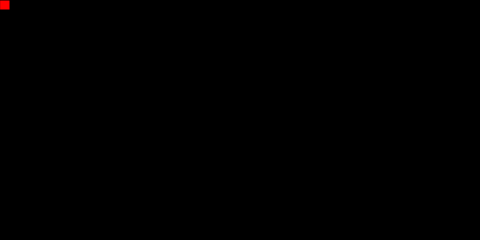
Frame 1 (no input)
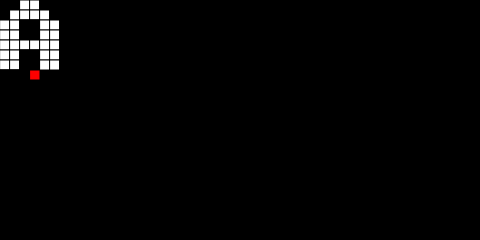
Frame 60 (no input)
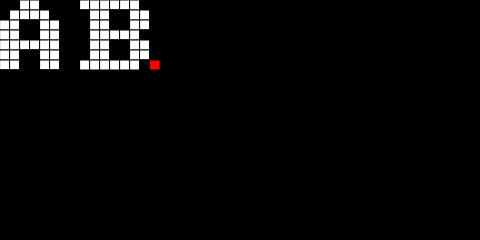
Frame 120 (the mouse pressed at the canvas centre since frame 60)

The p5.js sketch that drew these frames (run headless with seeded random() and noise() and a simulated clock; from frame 60 on, the mouse is pressed at the canvas centre):

// p5.js sketch
// ── sketch.js
//
// const a_string = '!"#$%&\'()*+,-./0123456789:;<=>?@ABCDEFGHIJKLMNOPQRSTUVWXYZ[\\]^_`abcdefghijklmnopqrstuvwxyz{|}~';
const a_string = 'ABCDEFGHIJKLMNOPQRSTUVWXYZ[\\]^_`abcdefghijklmnopqrstuvwxyz{|}~';
// const a_string = 'BLACK LIVES MATTER';
// const a_string = 'B ';

const n_chars = 6;
const n_lines = 3;

const page_pause_frames = 60;

let draw_func;

function setup() {
  createCanvas(80 * n_chars, 80 * n_lines);
  // frameRate(1);
  draw_char_start();
  begin_page();
  draw_func = draw_bit;
}

function draw() {
  draw_func();
}

function begin_page() {
  background(0);
}

const start_index = 0;
const end_index = a_string.length - 1;

const pix_len = 10;
const char_len = 8 * pix_len;
let string_index = start_index;

let x_pos = 0;
let y_pos = 0;

let a_char;
let a_bytes;
let bit_index;
let byte_index;
let a_x;
let a_y;
let a_byte;

let cursor_x;
let cursor_y;

function draw_char_start() {
  a_char = a_string[string_index];
  a_bytes = font8x8_dict[a_char];
  // print('x_pos', x_pos, 'y_pos', y_pos, 'a_char', a_char);
  if (!a_bytes) {
    draw_next_char();
    return;
  }
  a_x = x_pos;
  a_y = y_pos;
  byte_index = 0;
  bit_index = 0;
  a_byte = a_bytes[byte_index];
}

function draw_bit() {
  if (bit_index < 8) {
    if (cursor_x != undefined) {
      remove_cursor();
    }
    if (a_byte & (1 << bit_index)) {
      rect(a_x, a_y, pix_len, pix_len);
      // circle(a_x, a_y, pix_len);
    } else {
      draw_cursor();
    }
    bit_index += 1;
    a_x += pix_len;
  } else {
    bit_index = 0;
    byte_index += 1;
    a_x = x_pos;
    a_y += pix_len;
    if (byte_index < 8) {
      a_byte = a_bytes[byte_index];
    } else {
      draw_next_char();
    }
    draw_bit();
  }
}

function remove_cursor() {
  fill('black');
  rect(cursor_x, cursor_y, pix_len, pix_len);
  fill('white');
  cursor_x = undefined;
}

function draw_cursor() {
  fill('red');
  rect(a_x, a_y, pix_len, pix_len);
  fill('white');
  cursor_x = a_x;
  cursor_y = a_y;
}

function draw_next_char() {
  string_index += 1;
  if (string_index > end_index) {
    string_index = start_index;
  }
  x_pos += char_len;
  if (x_pos + char_len > width) {
    x_pos = 0;
    y_pos += char_len;
    if (y_pos + char_len > height) {
      y_pos = 0;
      page_pause_start();
    }
  }
  draw_char_start();
}

let page_pause_count;

function page_pause_start() {
  page_pause_count = page_pause_frames;
  draw_func = page_pause;
}

function page_pause() {
  page_pause_count -= 1;
  if (page_pause_count < 0) {
    draw_func = draw_bit;
    begin_page();
  }
}

const font8x8_dict = {
  0: [62, 99, 115, 123, 111, 103, 62, 0],
  1: [12, 14, 12, 12, 12, 12, 63, 0],
  2: [30, 51, 48, 28, 6, 51, 63, 0],
  3: [30, 51, 48, 28, 48, 51, 30, 0],
  4: [56, 60, 54, 51, 127, 48, 120, 0],
  5: [63, 3, 31, 48, 48, 51, 30, 0],
  6: [28, 6, 3, 31, 51, 51, 30, 0],
  7: [63, 51, 48, 24, 12, 12, 12, 0],
  8: [30, 51, 51, 30, 51, 51, 30, 0],
  9: [30, 51, 51, 62, 48, 24, 14, 0],
  '!': [24, 60, 60, 24, 24, 0, 24, 0],
  '"': [54, 54, 0, 0, 0, 0, 0, 0],
  '#': [54, 54, 127, 54, 127, 54, 54, 0],
  $: [12, 62, 3, 30, 48, 31, 12, 0],
  '%': [0, 99, 51, 24, 12, 102, 99, 0],
  '&': [28, 54, 28, 110, 59, 51, 110, 0],
  "'": [6, 6, 3, 0, 0, 0, 0, 0],
  '(': [24, 12, 6, 6, 6, 12, 24, 0],
  ')': [6, 12, 24, 24, 24, 12, 6, 0],
  '*': [0, 102, 60, 255, 60, 102, 0, 0],
  '+': [0, 12, 12, 63, 12, 12, 0, 0],
  ',': [0, 0, 0, 0, 0, 12, 12, 6],
  '-': [0, 0, 0, 63, 0, 0, 0, 0],
  '.': [0, 0, 0, 0, 0, 12, 12, 0],
  '/': [96, 48, 24, 12, 6, 3, 1, 0],
  ':': [0, 12, 12, 0, 0, 12, 12, 0],
  ';': [0, 12, 12, 0, 0, 12, 12, 6],
  '<': [24, 12, 6, 3, 6, 12, 24, 0],
  '=': [0, 0, 63, 0, 0, 63, 0, 0],
  '>': [6, 12, 24, 48, 24, 12, 6, 0],
  '?': [30, 51, 48, 24, 12, 0, 12, 0],
  '@': [62, 99, 123, 123, 123, 3, 30, 0],
  A: [12, 30, 51, 51, 63, 51, 51, 0],
  B: [63, 102, 102, 62, 102, 102, 63, 0],
  C: [60, 102, 3, 3, 3, 102, 60, 0],
  D: [31, 54, 102, 102, 102, 54, 31, 0],
  E: [127, 70, 22, 30, 22, 70, 127, 0],
  F: [127, 70, 22, 30, 22, 6, 15, 0],
  G: [60, 102, 3, 3, 115, 102, 124, 0],
  H: [51, 51, 51, 63, 51, 51, 51, 0],
  I: [30, 12, 12, 12, 12, 12, 30, 0],
  J: [120, 48, 48, 48, 51, 51, 30, 0],
  K: [103, 102, 54, 30, 54, 102, 103, 0],
  L: [15, 6, 6, 6, 70, 102, 127, 0],
  M: [99, 119, 127, 127, 107, 99, 99, 0],
  N: [99, 103, 111, 123, 115, 99, 99, 0],
  O: [28, 54, 99, 99, 99, 54, 28, 0],
  P: [63, 102, 102, 62, 6, 6, 15, 0],
  Q: [30, 51, 51, 51, 59, 30, 56, 0],
  R: [63, 102, 102, 62, 54, 102, 103, 0],
  S: [30, 51, 7, 14, 56, 51, 30, 0],
  T: [63, 45, 12, 12, 12, 12, 30, 0],
  U: [51, 51, 51, 51, 51, 51, 63, 0],
  V: [51, 51, 51, 51, 51, 30, 12, 0],
  W: [99, 99, 99, 107, 127, 119, 99, 0],
  X: [99, 99, 54, 28, 28, 54, 99, 0],
  Y: [51, 51, 51, 30, 12, 12, 30, 0],
  Z: [127, 99, 49, 24, 76, 102, 127, 0],
  '[': [30, 6, 6, 6, 6, 6, 30, 0],
  '\\': [3, 6, 12, 24, 48, 96, 64, 0],
  ']': [30, 24, 24, 24, 24, 24, 30, 0],
  '^': [8, 28, 54, 99, 0, 0, 0, 0],
  _: [0, 0, 0, 0, 0, 0, 0, 255],
  '`': [12, 12, 24, 0, 0, 0, 0, 0],
  a: [0, 0, 30, 48, 62, 51, 110, 0],
  b: [7, 6, 6, 62, 102, 102, 59, 0],
  c: [0, 0, 30, 51, 3, 51, 30, 0],
  d: [56, 48, 48, 62, 51, 51, 110, 0],
  e: [0, 0, 30, 51, 63, 3, 30, 0],
  f: [28, 54, 6, 15, 6, 6, 15, 0],
  g: [0, 0, 110, 51, 51, 62, 48, 31],
  h: [7, 6, 54, 110, 102, 102, 103, 0],
  i: [12, 0, 14, 12, 12, 12, 30, 0],
  j: [48, 0, 48, 48, 48, 51, 51, 30],
  k: [7, 6, 102, 54, 30, 54, 103, 0],
  l: [14, 12, 12, 12, 12, 12, 30, 0],
  m: [0, 0, 51, 127, 127, 107, 99, 0],
  n: [0, 0, 31, 51, 51, 51, 51, 0],
  o: [0, 0, 30, 51, 51, 51, 30, 0],
  p: [0, 0, 59, 102, 102, 62, 6, 15],
  q: [0, 0, 110, 51, 51, 62, 48, 120],
  r: [0, 0, 59, 110, 102, 6, 15, 0],
  s: [0, 0, 62, 3, 30, 48, 31, 0],
  t: [8, 12, 62, 12, 12, 44, 24, 0],
  u: [0, 0, 51, 51, 51, 51, 110, 0],
  v: [0, 0, 51, 51, 51, 30, 12, 0],
  w: [0, 0, 99, 107, 127, 127, 54, 0],
  x: [0, 0, 99, 54, 28, 54, 99, 0],
  y: [0, 0, 51, 51, 51, 62, 48, 31],
  z: [0, 0, 63, 25, 12, 38, 63, 0],
  '{': [56, 12, 12, 7, 12, 12, 56, 0],
  '|': [24, 24, 24, 0, 24, 24, 24, 0],
  '}': [7, 12, 12, 56, 12, 12, 7, 0],
  '~': [110, 59, 0, 0, 0, 0, 0, 0],
};

// const font8x8 = [
